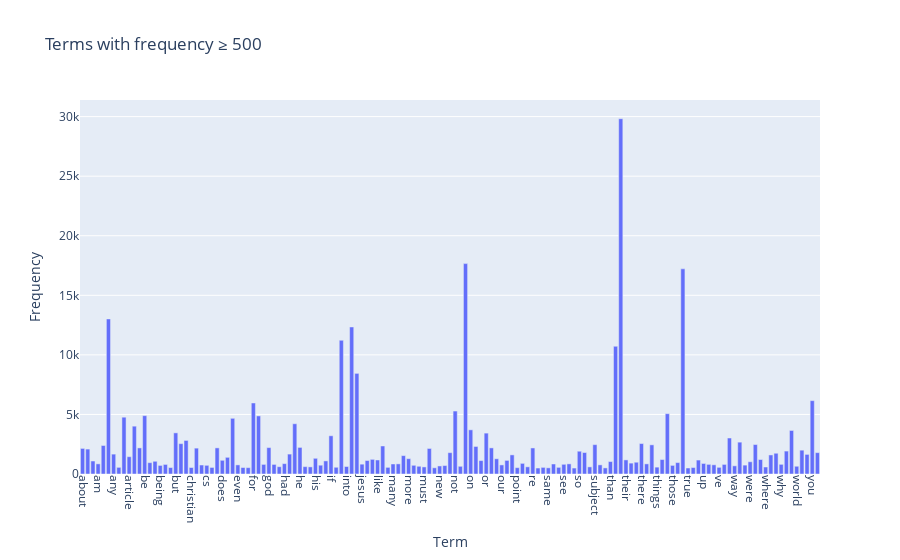

Here is the notebook cell this chart was saved with:
### Markdown cell above
### Answer for <span style="color:blue;background-color:white;">Exercise 13</span>

### Code cell
# Displaying only the top N terms or setting a minimum frequency threshold are both valid 
# approaches to reduce the number of terms shown in a visualization. Personally, I prefer 
# setting a minimum frequency threshold, because limiting the view to just the top N terms 
# might cause us to lose important but less frequent terms that are overshadowed by very 
# high-frequency ones. The code is shown below:

import tkinter as tk
from tkinter import simpledialog


input_window  = tk.Tk() # Create a hidden root window
input_window.withdraw()  # hide main window

threshold = int(simpledialog.askstring("Input", "Enter minimum frequency of words that you want to appear in your chart:"))

Full_list = pd.DataFrame({
    "Term": count_vect.get_feature_names_out(),
    "Frequency": term_frequencies
})
Filtered_lists = Full_list[Full_list["Frequency"] >= threshold]
print("Befor filter: ",len(Full_list),"\nAfter filter: ",len(Filtered_lists))
chart = px.bar(
    Filtered_lists,
    x="Term", y="Frequency",
    title=f"Terms with frequency ≥ {threshold}"
)
chart.update_layout(xaxis_tickangle=90)

### Figure 1 — Plotly figure (JSON) as saved in the notebook; plotly's stock layout.template omitted (floating-point values rounded to 4 significant figures; data arrays with more than 128 entries replaced by an {"elided": "..."} marker saying what was removed)
{"data": [{"hovertemplate": "Term=%{x}<br>Frequency=%{y}<extra></extra>", "legendgroup": "", "marker": {"color": "#636efa", "pattern": {"shape": ""}}, "name": "", "orientation": "v", "showlegend": false, "textposition": "auto", "type": "bar", "x": {"elided": "143 str values"}, "xaxis": "x", "y": {"elided": "143 int values"}, "yaxis": "y"}], "layout": {"barmode": "relative", "legend": {"tracegroupgap": 0}, "title": {"text": "Terms with frequency ≥ 500"}, "xaxis": {"anchor": "y", "domain": [0, 1], "tickangle": 90, "title": {"text": "Term"}}, "yaxis": {"anchor": "x", "domain": [0, 1], "title": {"text": "Frequency"}}}}
